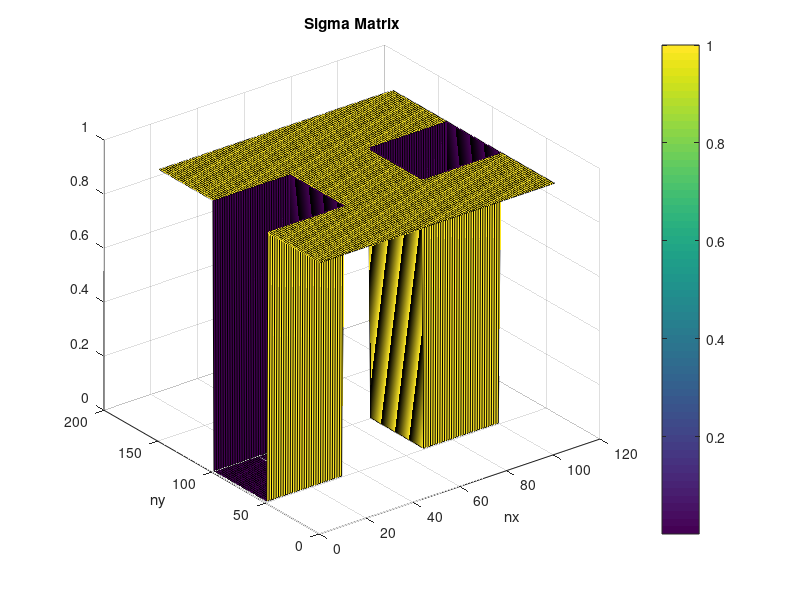
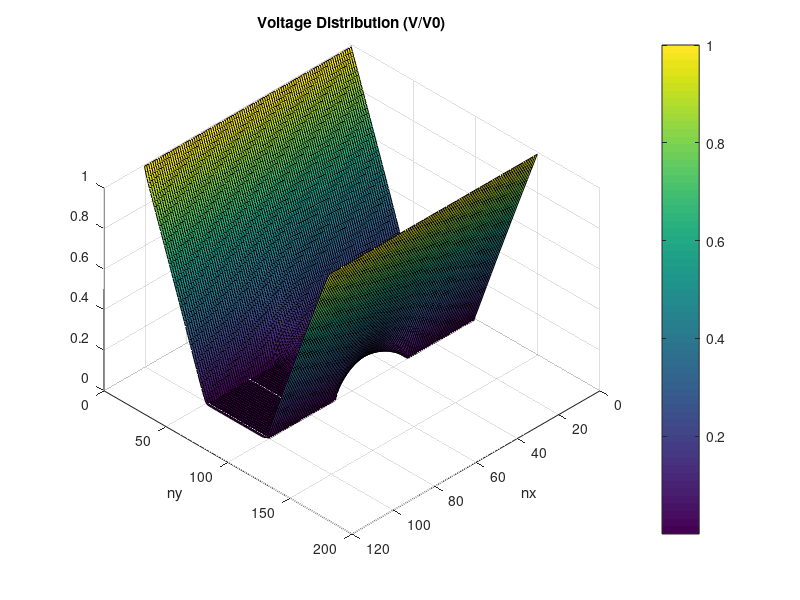
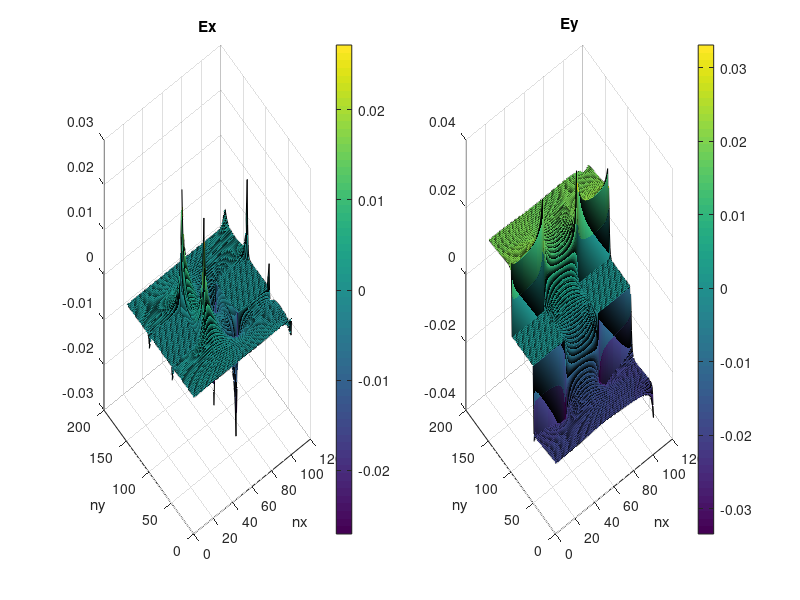
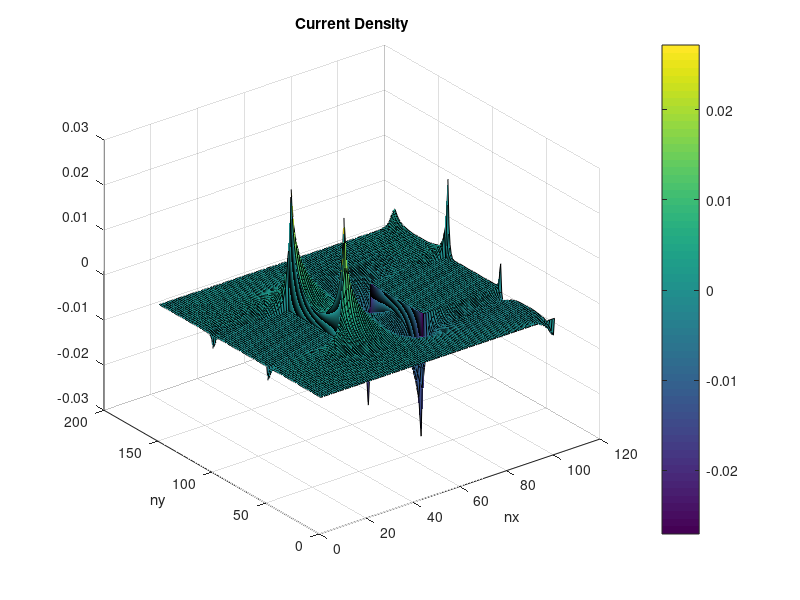

The MATLAB source for these figures, in order:
clear all
clc

% Use the FD method to solve for the current flow in the rectangular region
% LxW shown in Fig 3 using del(sig_xy*delV) = 0. To model the boxes as
% highly resistive, we will use a low sig_xy inside the boxes. Note that
% sig_xy needs to remain finite. Start with sig = 1 outside the boxes and
% sig = 0.01 inside. In this exercise we'll experiment to see how the
% current flow is affected by the "bottle-neck". 

% (a) Calculate the current flow at the two contacts. Generate plots of
% sig(x, y), V(x, y), Ex, Ey, J(x, y). 

L = 150;
W = 100;

nx = L + 1;
ny = W + 1;
% nx = 2*L+1; %Investigate meshing
% ny = 2*W+1; %Investigate meshing

x = linspace(0, L, nx);
y = linspace(0, W, ny);

sigma = ones(nx, ny);
% sigma_in = 0.01;
sigma_in = 0.001; %investigate varying sigma in
% sigma_in = 0.1; %investigate varying sigma in
sigma_out = 1;

% Boxes Setup
box1coords = [((2*nx/6)) ((4*nx/6)) 0 (2*ny/6)];
box2coords = [((2*nx/6)) ((4*nx/6)) (4*ny/6) ny];
% box1coords = [((2*nx/6)) ((4*nx/6)) 0 (2.5*ny/6)]; %investigate bottleneck
% box2coords = [((2*nx/6)) ((4*nx/6)) (3.5*ny/6) ny]; %investigate bottleneck

G = sparse(nx*ny, nx*ny);
B = zeros(nx*ny, 1);

fn = @(i, j) j + (i-1)*ny;

for z = 1:nx
    for p = 1:ny
        n = fn(z, p);
        nxm = fn(z-1, p);
        nxp = fn(z+1, p);
        nym = fn(z, p-1);
        nyp = fn(z, p+1);
        if z == 1
            sigma(z, p) = sigma_out;
            G(n, n) = 1;
            B(n) = 1;
        elseif z == nx
            sigma(z, p) = sigma_out;
            G(n, n) = 1;
            B(n) = 1;
        elseif p == 1 || p == nx
            if z > box1coords(1) && z < box2coords(2)
                sigma(z, p) = sigma_in;
                G(n, n) = -3*sigma_in;
                G(n, nxm) = sigma_in;
                G(n, nxp) = sigma_in;
                G(n, nyp) = sigma_in;
            else
                sigma(z, p) = sigma_out;
                G(n, n) = -3*sigma_out;
                G(n, nxm) = sigma_out;
                G(n, nxp) = sigma_out;
                G(n, nyp) = sigma_out;
            end
        else
            G(n, n) = -4;
            if ((z > box1coords(1) && z < box1coords(2)) && (p > box1coords(3) && p < box1coords(4)))
                sigma(z, p) = sigma_in;
                G(n, nxm) = sigma_in;
                G(n, nxp) = sigma_in;
                G(n, nym) = sigma_in;
                G(n, nyp) = sigma_in;
            elseif ((z > box2coords(1) && z < box2coords(2)) && (p > box2coords(3) && p < box2coords(4))) 
                sigma(z, p) = sigma_in;
                G(n, nxm) = sigma_in;
                G(n, nxp) = sigma_in;
                G(n, nym) = sigma_in;
                G(n, nyp) = sigma_in;
            else
                sigma(z, p) = sigma_out;
                G(n, nxp) = sigma_out;
                G(n, nxm) = sigma_out;
                G(n, nyp) = sigma_out;
                G(n, nym) = sigma_out; 
            end
        end
    end
end

X = G\B;

voltage_distribution = zeros(nx, ny);
for z = 1:nx
    for p = 1:ny
        n = fn(z, p);
        voltage_distribution(z, p) = sigma(z, p) * X(n);
    end
end

figure(1)
clf
surf(sigma);
title('Sigma Matrix');
xlabel('nx'); ylabel('ny');
colorbar;


figure(2)
clf
surf(voltage_distribution);
title('Voltage Distribution (V/V0)');
xlabel('nx'); ylabel('ny');
view(135, 45);
colorbar;

[Ex, Ey] = gradient(voltage_distribution);

figure(3)
clf
subplot(1, 2, 1)
surf(Ex)
title('Ex');
xlabel('nx'); ylabel('ny');
colorbar;

% figure(5)
subplot(1, 2, 2)
surf(Ey)
title('Ey');
xlabel('nx'); ylabel('ny');
colorbar;

J = sigma.*gradient(voltage_distribution);

figure(4)
clf
surf(J)
title('Current Density');
xlabel('nx'); ylabel('ny');
colorbar;


% (b) Investigate mesh density



% (c) Investigate narrowing of "bottle-neck". 



% (d) Investigate varying of sigma inside the box. 